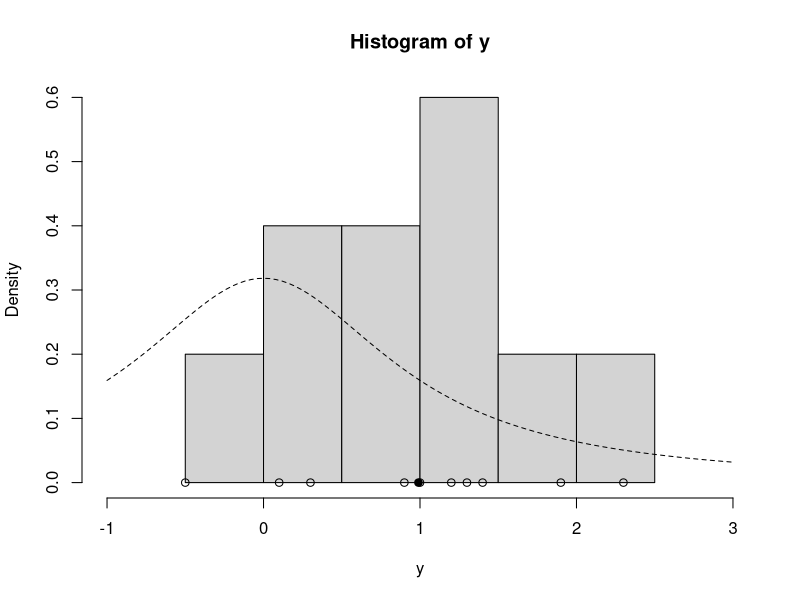
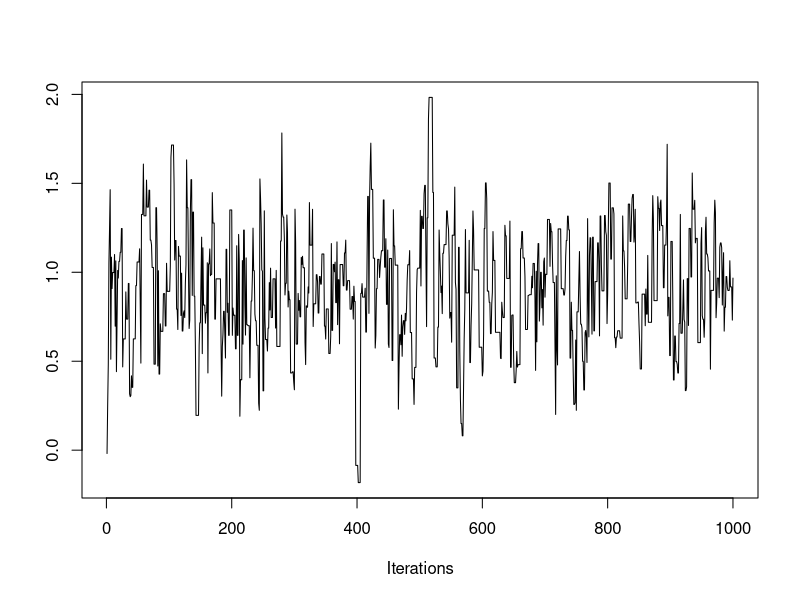
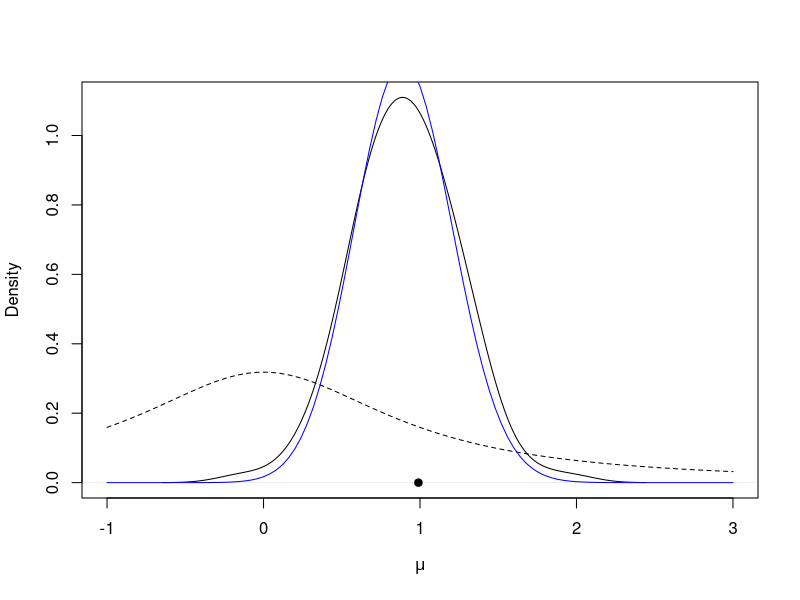

Write the R code that produced these figures, in order.
lg = function(mu, n, ybar) {
  mu2 = mu^2
  n * (ybar * mu - mu2 / 2.0) - log(1 + mu2)
}

mh = function(n, ybar, n_iter, mu_init, cand_sd) {
  ## Random-Walk Metropolis-Hastings algorithm
  
  ## step 1, initialize
  mu_out = numeric(n_iter)
  accpt = 0
  mu_now = mu_init
  lg_now = lg(mu=mu_now, n=n, ybar=ybar)
  
  ## step 2, iterate
  for (i in 1:n_iter) {
    ## step 2a
    mu_cand = rnorm(n=1, mean=mu_now, sd=cand_sd) # draw a candidate
    
    ## step 2b
    lg_cand = lg(mu=mu_cand, n=n, ybar=ybar) # evaluate log of g with the candidate
    lalpha = lg_cand - lg_now # log of acceptance ratio
    alpha = exp(lalpha)
    
    ## step 2c
    u = runif(1) # draw a uniform variable which will be less than alpha with probability min(1, alpha)
    if (u < alpha) { # then accept the candidate
      mu_now = mu_cand
      accpt = accpt + 1 # to keep track of acceptance
      lg_now = lg_cand
    }
    
    ## collect results
    mu_out[i] = mu_now # save this iteration's value of mu
  }
  
    ## return a list of output
  list(mu=mu_out, accpt=accpt/n_iter)
}



y = c(1.2, 1.4, -0.5, 0.3, 0.9, 2.3, 1.0, 0.1, 1.3, 1.9)
ybar = mean(y)
n = length(y)
hist(y, freq=FALSE, xlim=c(-1.0, 3.0)) # histogram of the data
curve(dt(x=x, df=1), lty=2, add=TRUE) # prior for mu
points(y, rep(0,n), pch=1) # individual data points
points(ybar, 0, pch=19) # sample mean


set.seed(43) # set the random seed for reproducibility
post = mh(n=n, ybar=ybar, n_iter=1e3, mu_init=0.0, cand_sd=0.5)
str(post)

library(coda)
traceplot(as.mcmc(post$mu))

post$mu_keep = post$mu[-c(1:100)] # discard the first 200 samples
plot(density(post$mu_keep, adjust=2.0), main="", xlim=c(-1.0, 3.0), xlab=expression(mu)) # plot density estimate of the posterior
curve(dt(x=x, df=1), lty=2, add=TRUE) # prior for mu
points(ybar, 0, pch=19) # sample mean

curve(0.017*exp(lg(mu=x, n=n, ybar=ybar)), from=-1.0, to=3.0, add=TRUE, col="blue") # approximation to the true posterior in blue




